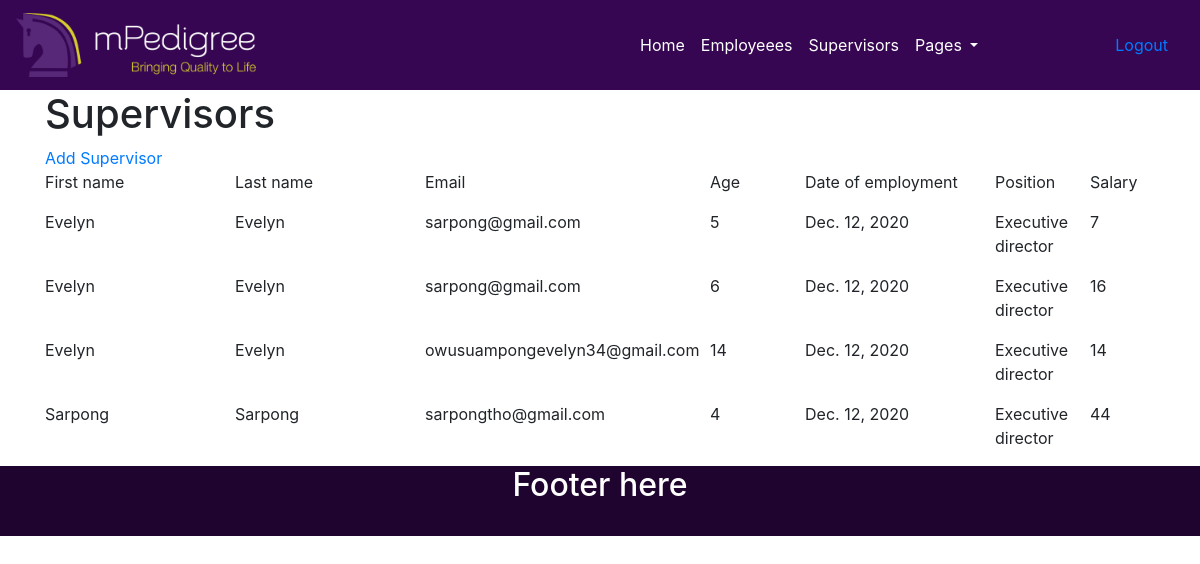
The page /employees/supervisors (signed in) on the database its author committed.
### employees/models.py (models this page shows)
class Employee(models.Model):
    first_name = models.CharField(max_length=50)
    last_name = models.CharField(max_length=50)
    age = models.IntegerField()
    date_of_birth =models.DateField( auto_now=False, auto_now_add=False)
    date_of_employment = models.DateField(auto_now=False, auto_now_add=False)
    position =  models.CharField( max_length=50)
    salary = models.IntegerField(default=0)
    user_instance = models.ForeignKey("users.User", on_delete=models.CASCADE)
    is_supervisor = models.BooleanField(default = False)
    created_at = models.DateTimeField(auto_now=True, auto_now_add=False)
    updated_at = models.DateTimeField(auto_now=False, auto_now_add=True,null=True)

### users/models.py (models this page shows)
class User(AbstractBaseUser):
    id = models.UUIDField(primary_key=True, default=uuid.uuid4, editable=False)
    email = models.EmailField(
        verbose_name='email address',
        max_length=255,
        unique=True
        )
    is_active = models.BooleanField(default=True)
    is_staff = models.BooleanField(default=False)
    is_superuser = models.BooleanField(default=False)
    is_admin = models.BooleanField(default=False)
    USERNAME_FIELD = 'email'
    REQUIRED_FIELDS = []
    objects = UserManager()
    def __str__(self):
        return self.email

### employees/views.py (the view)
# urls.py: path('supervisors',supervisorsView),
def supervisorsView(request):
    supervisors = Employee.objects.filter(is_supervisor = True)
    return render(request,'supervisors.html',{'supervisors':supervisors})

### employees/templates/supervisors.html
{% extends 'base.html' %}
{% load static %}
{% block content %}
    <div class="">
    <h1>Supervisors</h1>
    <a href="/employees/supervisors/add"> Add Supervisor</a>
     {% if not supervisors %}
   <div class="main-title">
        <h3>
            Sorry
        </h3>
        <img width="45%" src="{% static 'images/not_found.png' %}" alt="" srcset="">
        <p>No Supervisors added yet<br> <a href="/employees/supervisors/add">Click here to add an supervisor</a> </p>
    </div>
    {% else %}
       <div class="row">
      <div class="col-2 bold">
        <p>First name</p>
      </div>
      <div class="col-2 bold">
        <p class = "bold">Last name</p>
      </div>
      <div class="col-3">
        <p>Email</p>
      </div>
      <div class="col-1">
        <p>Age</p>
      </div>
      <div class="col-2">
        <p>Date of employment</p>
      </div>
      <div class="col-1">
        <p>Position</p>
      </div>
      <div class="col-1">
        <p>Salary</p>
      </div>
    </div>
     <div class="row">
      {% for supervisor in supervisors %}
      <div class="col-2">
        <p>{{supervisor.first_name}}</p>
      </div>
      <div class="col-2">
         <p>{{supervisor.last_name}}</p>
      </div>
      <div class="col-3">
         <p>{{supervisor.user_instance}}</p>
      </div>
      <div class="col-1">
         <p>{{supervisor.age}}</p>
      </div>
      <div class="col-2">
        <p>{{supervisor.date_of_employment}}</p>
      </div>
      <div class="col-1">
        <p>{{supervisor.position}}</p>
      </div>
      <div class="col-1">
        <p>{{supervisor.salary}}</p>
      </div>
      {% endfor %}
    </div>
    {% endif %}
    </div>
{% endblock content %}

### static/css/base.css (style rules this page uses)
:root { font-weight: normal; }
body { font-family: "Montserrat", sans-serif; font-weight: normal; font-style: normal; overflow-x: hidden; }
* { margin: 0; padding: 0; -webkit-box-sizing: border-box; -moz-box-sizing: border-box; box-sizing: border-box; }

### rows shown on the page
Employee: first_name "Evelyn", last_name "Evelyn", user_instance "sarpong@gmail.com", age "5", date_of_employment "Dec. 12, 2020", position "Executive director", salary "7"
Employee: first_name "Evelyn", last_name "Evelyn", user_instance "sarpong@gmail.com", age "6", date_of_employment "Dec. 12, 2020", position "Executive director", salary "16"
Employee: first_name "Evelyn", last_name "Evelyn", user_instance "owusuampongevelyn34@gmail.com", age "14", date_of_employment "Dec. 12, 2020", position "Executive director", salary "14"
Employee: first_name "Sarpong", last_name "Sarpong", user_instance "sarpongtho@gmail.com", age "4", date_of_employment "Dec. 12, 2020", position "Executive director", salary "44"
